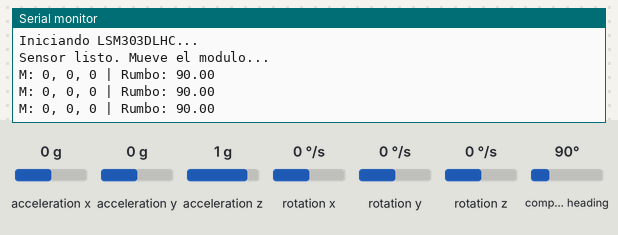
The sketch below on a simulated Arduino Uno, built with avr-gcc and run on an emulated ATmega328P. Parts: the last lines printed to the serial monitor. The test bench sets the inputs (shaded band); at power-on: compass heading 90°, acceleration x 0 g, acceleration y 0 g, acceleration z 1 g, rotation x 0 °/s, rotation y 0 °/s, rotation z 0 °/s.

Above: at 1.3 s.
1.4 s: compass heading set to 7°
At 1.9 s:
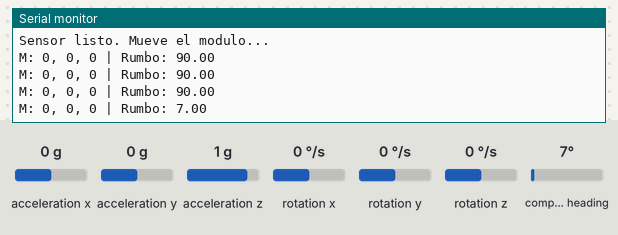
2.9 s: compass heading set to 180°
At 3.4 s:
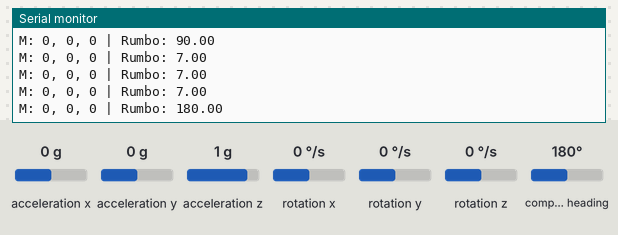
Timing chart, 0 to 5.9 s (numbered marks = the images above; inputs shaded):
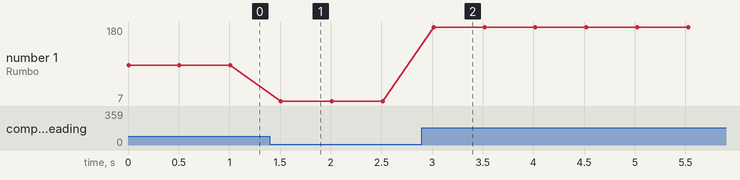

The sketch:

01-MAGNETOMETRO.ino
```cpp
#include <Wire.h>
#include <LSM303.h>// 0x1E: Es el Magnetómetro (brújula) del LSM303DLHC.
                    //0x19: Es el Acelerómetro del LSM303DLHC.
                    //0x69: Es el Giroscopio (probablemente un L3GD20 o similar, que suele acompañar al LSM303 en los módulos 10 DOF).
LSM303 compass;

void setup() {
  Serial.begin(115200);
  while (!Serial); // Espera al monitor serie de la R4

  Wire.begin();

  Serial.println("Iniciando LSM303DLHC...");

  // Forzamos la inicialización
  if (!compass.init()) {
    Serial.println("Fallo al detectar el sensor por software");
    while (1);
  }

  compass.enableDefault();

  // Calibración básica: Estos valores son genéricos.
  // Sin esto, el cálculo de 'heading' puede dar 0 o error.
  compass.m_min = (LSM303::vector<int16_t>){-32767, -32767, -32767};
  compass.m_max = (LSM303::vector<int16_t>){+32767, +32767, +32767};

  Serial.println("Sensor listo. Mueve el modulo...");
}

void loop() {
  compass.read();

  // Leemos los ejes X, Y, Z del magnetómetro directamente
  float heading = compass.heading();

  Serial.print("M: ");
  Serial.print(compass.m.x); Serial.print(", ");
  Serial.print(compass.m.y); Serial.print(", ");
  Serial.print(compass.m.z);
  Serial.print(" | Rumbo: ");
  Serial.println(heading);

  delay(500);
}
```

Measured:
- after the input at 1.4 s, the serial monitor: prints a new line after 0.11 s (image 1)
- after the input at 2.9 s, the serial monitor: prints a new line after 0.12 s (image 2)
- plotted number 1: 90 → 7 after the input at 1.4 s, 7 → 180 after the input at 2.9 s
